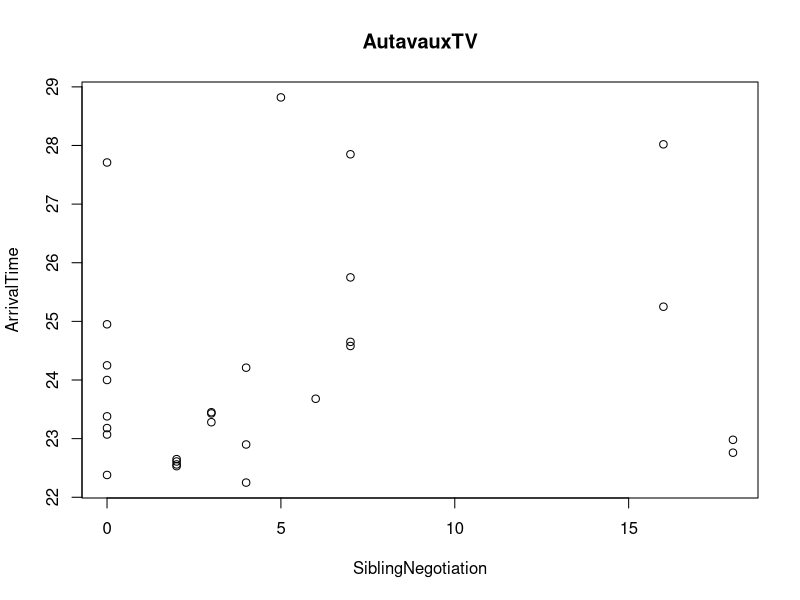
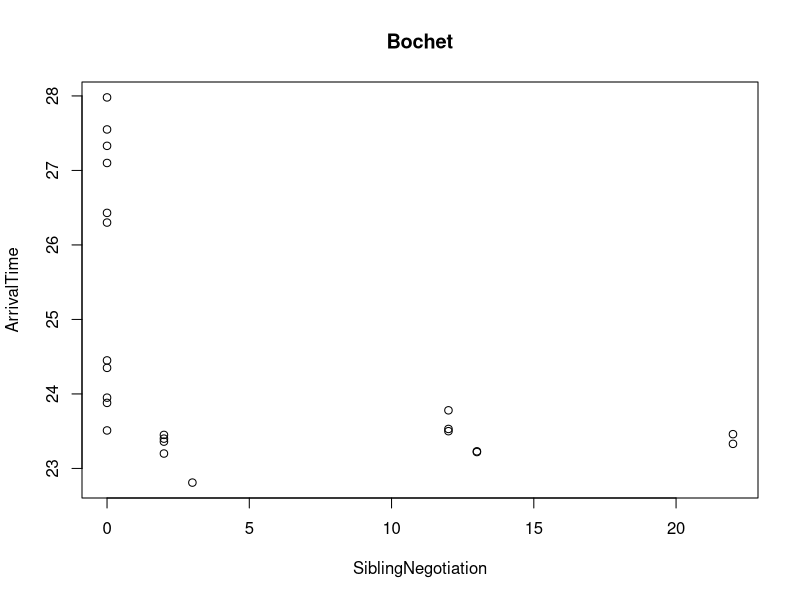
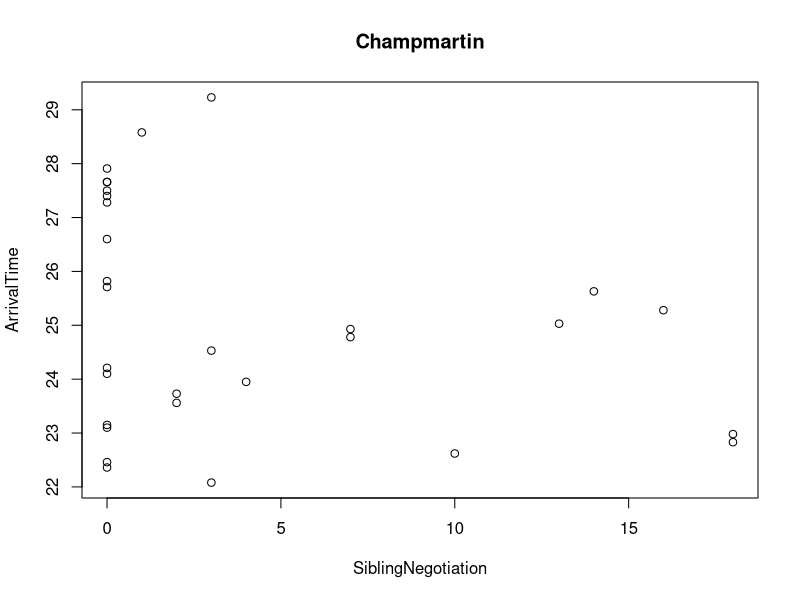
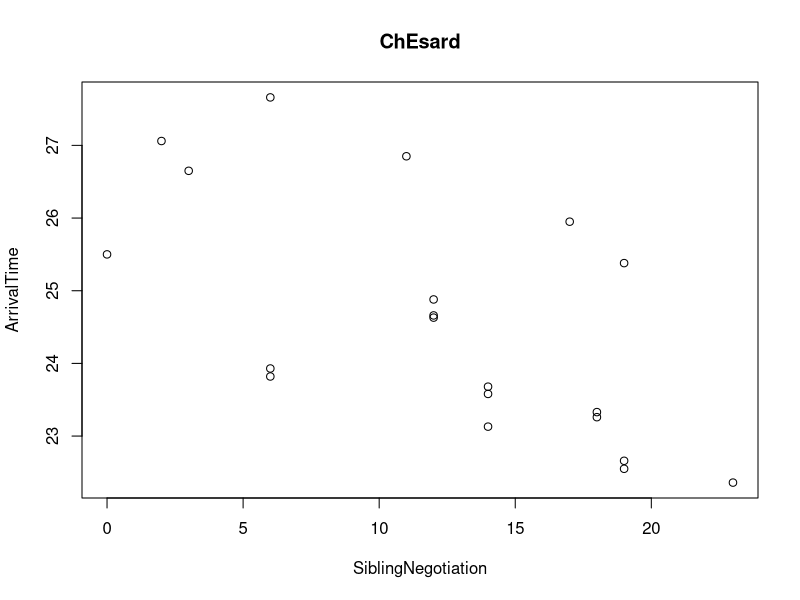
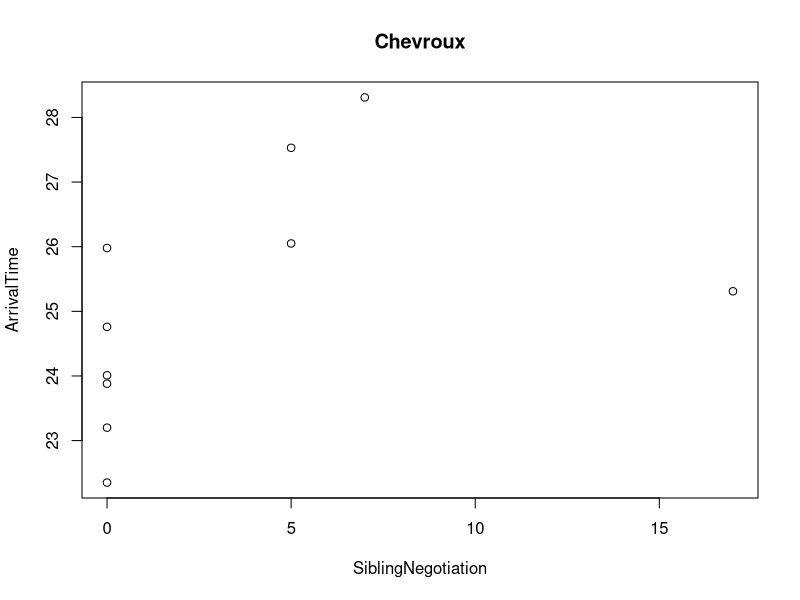
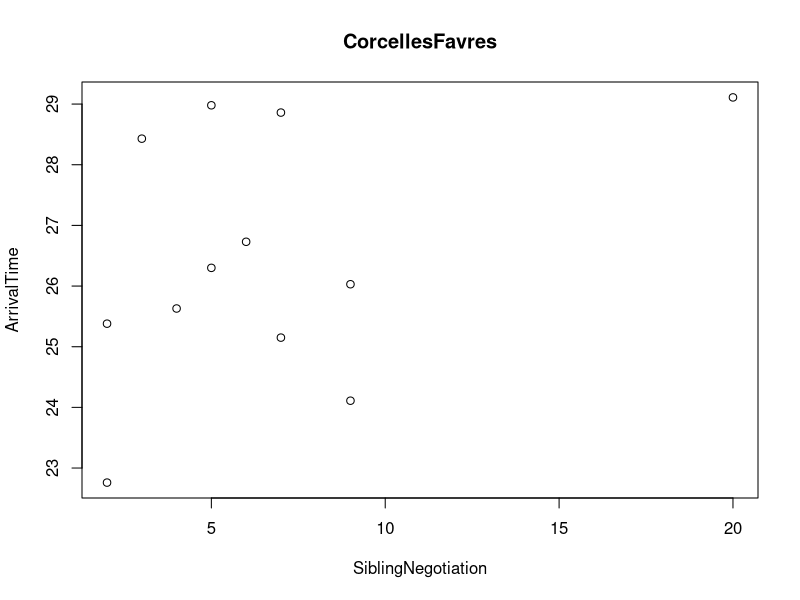
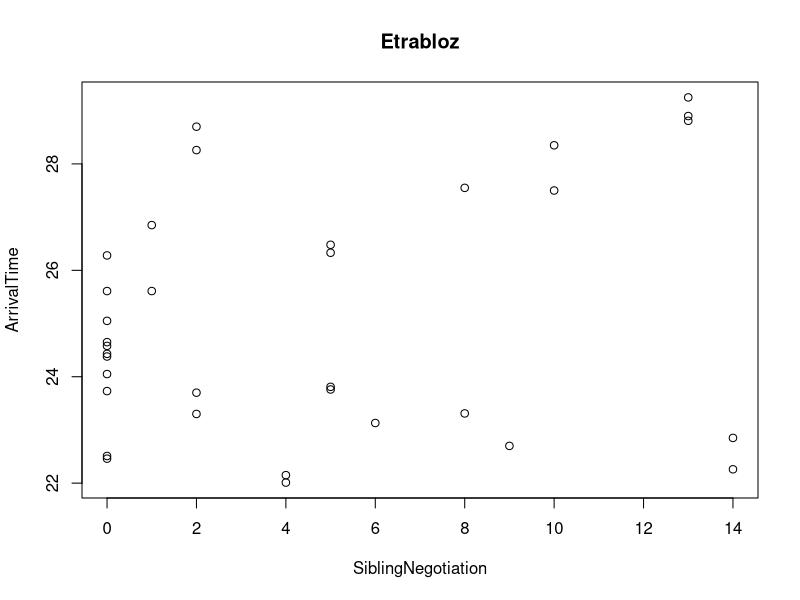
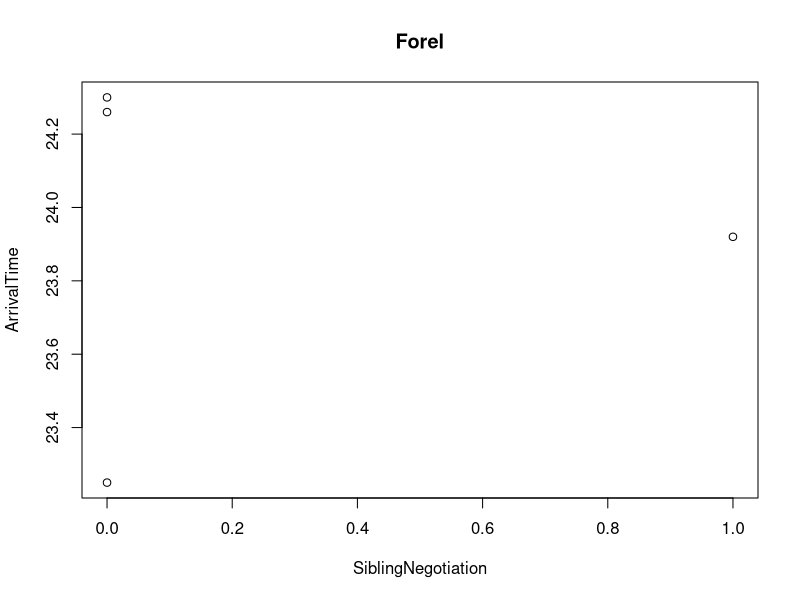

Write the R code that produced these figures, in order.
setwd('F:\\R\\file')
Owls = read.table('Owls.txt', header = TRUE)
Allnests = unique(Owls$Nest)
for (i in 1:length(Allnests)){
  print(Allnests[i])
  Owls.i = Owls[Owls$Nest==Allnests[i],]
  #filename = paste(Allnests[i],'.jpg', sep='')
  jpeg(file = filename)
  plot(x = Owls.i$SiblingNegotiation, y = Owls.i$ArrivalTime,
       xlab = 'SiblingNegotiation', ylab= 'ArrivalTime',
       main = Allnests[i])
  #dev.off()
}